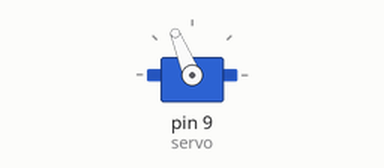
Bench run of a sketch on a simulated Arduino Uno, built with avr-gcc and run on an emulated ATmega328P. Parts: servo.

Above: at 0.05 s.
At 4.05 s:
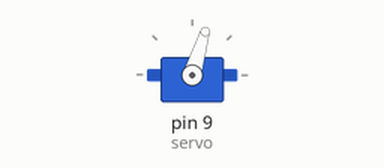
At 8.0 s:
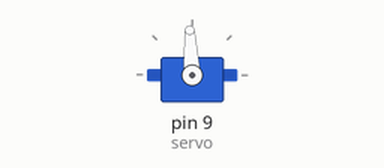
Timing chart, 0 to 10.4 s (numbered marks = the images above):
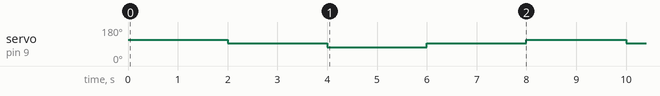

Measured:
- by itself, servo on pin 9 (servo): repeats every 8.0 s: 73° 2.0 s, 93° 2.0 s, 112° 2.0 s, 93° 2.0 s

The sketch:

test_servo.ino
```cpp
/* Simple script to test the Parallax continuous rotation servo.

  When the servo is attached to pin 9 it should rotate back and
  forth, waiting two seconds between changes.
*/
#include <Servo.h>
Servo servo;

void setup() {
  servo.attach(9);
}

void loop() {
  servo.writeMicroseconds(1700);  // Counter clockwise
  delay(2000);
  servo.writeMicroseconds(1500);  // Stop
  delay(2000);
  servo.writeMicroseconds(1300);  // Clockwise
  delay(2000);
  servo.writeMicroseconds(1500);  // Stop
  delay(2000);
}
```
